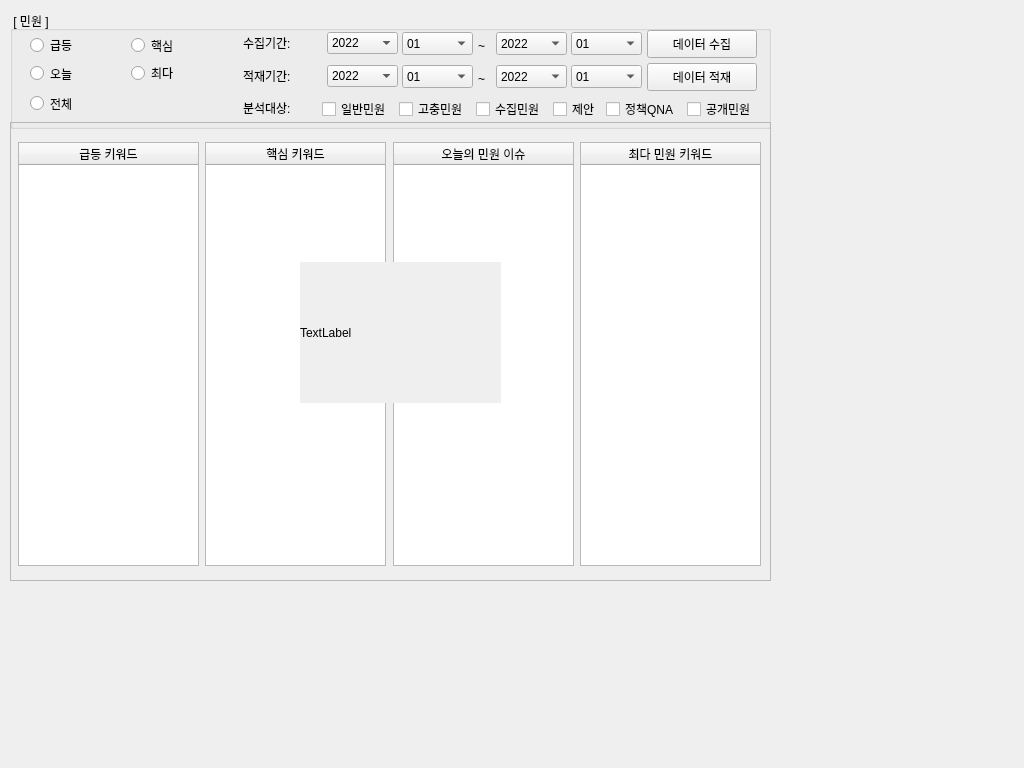
<?xml version="1.0" encoding="UTF-8"?>
<ui version="4.0">
 <class>complaint_api_win</class>
 <widget class="QMainWindow" name="complaint_api_win">
  <property name="geometry">
   <rect>
    <x>0</x>
    <y>0</y>
    <width>1024</width>
    <height>768</height>
   </rect>
  </property>
  <property name="windowTitle">
   <string>MainWindow</string>
  </property>
  <widget class="QWidget" name="centralwidget">
   <widget class="QGroupBox" name="groupBox">
    <property name="geometry">
     <rect>
      <x>10</x>
      <y>11</y>
      <width>761</width>
      <height>118</height>
     </rect>
    </property>
    <property name="title">
     <string> [ 민원 ] </string>
    </property>
    <widget class="QRadioButton" name="rad_type_rising">
     <property name="geometry">
      <rect>
       <x>20</x>
       <y>24</y>
       <width>86</width>
       <height>20</height>
      </rect>
     </property>
     <property name="text">
      <string>급등</string>
     </property>
    </widget>
    <widget class="QRadioButton" name="rad_type_top">
     <property name="geometry">
      <rect>
       <x>121</x>
       <y>24</y>
       <width>86</width>
       <height>21</height>
      </rect>
     </property>
     <property name="text">
      <string>핵심</string>
     </property>
    </widget>
    <widget class="QRadioButton" name="rad_type_today">
     <property name="geometry">
      <rect>
       <x>20</x>
       <y>52</y>
       <width>86</width>
       <height>21</height>
      </rect>
     </property>
     <property name="text">
      <string>오늘</string>
     </property>
    </widget>
    <widget class="QRadioButton" name="rad_type_dftop">
     <property name="geometry">
      <rect>
       <x>121</x>
       <y>52</y>
       <width>81</width>
       <height>20</height>
      </rect>
     </property>
     <property name="text">
      <string>최다</string>
     </property>
    </widget>
    <widget class="QLabel" name="label_5">
     <property name="geometry">
      <rect>
       <x>468</x>
       <y>26</y>
       <width>20</width>
       <height>17</height>
      </rect>
     </property>
     <property name="text">
      <string>~</string>
     </property>
    </widget>
    <widget class="QLabel" name="label_seldate">
     <property name="geometry">
      <rect>
       <x>233</x>
       <y>24</y>
       <width>78</width>
       <height>16</height>
      </rect>
     </property>
     <property name="text">
      <string>수집기간: </string>
     </property>
    </widget>
    <widget class="QComboBox" name="mart_mm_end_2">
     <property name="geometry">
      <rect>
       <x>561</x>
       <y>54</y>
       <width>71</width>
       <height>23</height>
      </rect>
     </property>
     <item>
      <property name="text">
       <string>01</string>
      </property>
     </item>
     <item>
      <property name="text">
       <string>02</string>
      </property>
     </item>
     <item>
      <property name="text">
       <string>03</string>
      </property>
     </item>
     <item>
      <property name="text">
       <string>04</string>
      </property>
     </item>
     <item>
      <property name="text">
       <string>05</string>
      </property>
     </item>
     <item>
      <property name="text">
       <string>06</string>
      </property>
     </item>
     <item>
      <property name="text">
       <string>07</string>
      </property>
     </item>
     <item>
      <property name="text">
       <string>08</string>
      </property>
     </item>
     <item>
      <property name="text">
       <string>09</string>
      </property>
     </item>
     <item>
      <property name="text">
       <string>10</string>
      </property>
     </item>
     <item>
      <property name="text">
       <string>11</string>
      </property>
     </item>
     <item>
      <property name="text">
       <string>12</string>
      </property>
     </item>
    </widget>
    <widget class="QComboBox" name="sel_yy_end_2">
     <property name="geometry">
      <rect>
       <x>486</x>
       <y>21</y>
       <width>71</width>
       <height>23</height>
      </rect>
     </property>
     <item>
      <property name="text">
       <string>2022</string>
      </property>
     </item>
     <item>
      <property name="text">
       <string>2021</string>
      </property>
     </item>
     <item>
      <property name="text">
       <string>2020</string>
      </property>
     </item>
     <item>
      <property name="text">
       <string>2019</string>
      </property>
     </item>
     <item>
      <property name="text">
       <string>2018</string>
      </property>
     </item>
     <item>
      <property name="text">
       <string>2017</string>
      </property>
     </item>
    </widget>
    <widget class="QComboBox" name="mart_yy_start_2">
     <property name="geometry">
      <rect>
       <x>317</x>
       <y>54</y>
       <width>71</width>
       <height>22</height>
      </rect>
     </property>
     <item>
      <property name="text">
       <string>2022</string>
      </property>
     </item>
     <item>
      <property name="text">
       <string>2021</string>
      </property>
     </item>
     <item>
      <property name="text">
       <string>2020</string>
      </property>
     </item>
     <item>
      <property name="text">
       <string>2019</string>
      </property>
     </item>
     <item>
      <property name="text">
       <string>2018</string>
      </property>
     </item>
     <item>
      <property name="text">
       <string>2017</string>
      </property>
     </item>
    </widget>
    <widget class="QComboBox" name="mart_mm_start_2">
     <property name="geometry">
      <rect>
       <x>392</x>
       <y>54</y>
       <width>71</width>
       <height>23</height>
      </rect>
     </property>
     <item>
      <property name="text">
       <string>01</string>
      </property>
     </item>
     <item>
      <property name="text">
       <string>02</string>
      </property>
     </item>
     <item>
      <property name="text">
       <string>03</string>
      </property>
     </item>
     <item>
      <property name="text">
       <string>04</string>
      </property>
     </item>
     <item>
      <property name="text">
       <string>05</string>
      </property>
     </item>
     <item>
      <property name="text">
       <string>06</string>
      </property>
     </item>
     <item>
      <property name="text">
       <string>07</string>
      </property>
     </item>
     <item>
      <property name="text">
       <string>08</string>
      </property>
     </item>
     <item>
      <property name="text">
       <string>09</string>
      </property>
     </item>
     <item>
      <property name="text">
       <string>10</string>
      </property>
     </item>
     <item>
      <property name="text">
       <string>11</string>
      </property>
     </item>
     <item>
      <property name="text">
       <string>12</string>
      </property>
     </item>
    </widget>
    <widget class="QComboBox" name="sel_mm_start_2">
     <property name="geometry">
      <rect>
       <x>392</x>
       <y>21</y>
       <width>71</width>
       <height>23</height>
      </rect>
     </property>
     <item>
      <property name="text">
       <string>01</string>
      </property>
     </item>
     <item>
      <property name="text">
       <string>02</string>
      </property>
     </item>
     <item>
      <property name="text">
       <string>03</string>
      </property>
     </item>
     <item>
      <property name="text">
       <string>04</string>
      </property>
     </item>
     <item>
      <property name="text">
       <string>05</string>
      </property>
     </item>
     <item>
      <property name="text">
       <string>06</string>
      </property>
     </item>
     <item>
      <property name="text">
       <string>07</string>
      </property>
     </item>
     <item>
      <property name="text">
       <string>08</string>
      </property>
     </item>
     <item>
      <property name="text">
       <string>09</string>
      </property>
     </item>
     <item>
      <property name="text">
       <string>10</string>
      </property>
     </item>
     <item>
      <property name="text">
       <string>11</string>
      </property>
     </item>
     <item>
      <property name="text">
       <string>12</string>
      </property>
     </item>
    </widget>
    <widget class="QComboBox" name="mart_yy_end_2">
     <property name="geometry">
      <rect>
       <x>486</x>
       <y>54</y>
       <width>71</width>
       <height>23</height>
      </rect>
     </property>
     <item>
      <property name="text">
       <string>2022</string>
      </property>
     </item>
     <item>
      <property name="text">
       <string>2021</string>
      </property>
     </item>
     <item>
      <property name="text">
       <string>2020</string>
      </property>
     </item>
     <item>
      <property name="text">
       <string>2019</string>
      </property>
     </item>
     <item>
      <property name="text">
       <string>2018</string>
      </property>
     </item>
     <item>
      <property name="text">
       <string>2017</string>
      </property>
     </item>
    </widget>
    <widget class="QPushButton" name="btn_sel_2">
     <property name="geometry">
      <rect>
       <x>637</x>
       <y>19</y>
       <width>110</width>
       <height>28</height>
      </rect>
     </property>
     <property name="text">
      <string>데이터 수집</string>
     </property>
    </widget>
    <widget class="QPushButton" name="btn_mart_2">
     <property name="geometry">
      <rect>
       <x>637</x>
       <y>52</y>
       <width>110</width>
       <height>28</height>
      </rect>
     </property>
     <property name="text">
      <string>데이터 적재</string>
     </property>
    </widget>
    <widget class="QComboBox" name="sel_yy_start_2">
     <property name="geometry">
      <rect>
       <x>317</x>
       <y>21</y>
       <width>71</width>
       <height>22</height>
      </rect>
     </property>
     <item>
      <property name="text">
       <string>2022</string>
      </property>
     </item>
     <item>
      <property name="text">
       <string>2021</string>
      </property>
     </item>
     <item>
      <property name="text">
       <string>2020</string>
      </property>
     </item>
     <item>
      <property name="text">
       <string>2019</string>
      </property>
     </item>
     <item>
      <property name="text">
       <string>2018</string>
      </property>
     </item>
     <item>
      <property name="text">
       <string>2017</string>
      </property>
     </item>
    </widget>
    <widget class="QLabel" name="label_martdate">
     <property name="geometry">
      <rect>
       <x>233</x>
       <y>57</y>
       <width>78</width>
       <height>16</height>
      </rect>
     </property>
     <property name="text">
      <string>적재기간: </string>
     </property>
    </widget>
    <widget class="QLabel" name="label_8">
     <property name="geometry">
      <rect>
       <x>468</x>
       <y>59</y>
       <width>20</width>
       <height>17</height>
      </rect>
     </property>
     <property name="text">
      <string>~</string>
     </property>
    </widget>
    <widget class="QComboBox" name="sel_mm_end_2">
     <property name="geometry">
      <rect>
       <x>561</x>
       <y>21</y>
       <width>71</width>
       <height>23</height>
      </rect>
     </property>
     <item>
      <property name="text">
       <string>01</string>
      </property>
     </item>
     <item>
      <property name="text">
       <string>02</string>
      </property>
     </item>
     <item>
      <property name="text">
       <string>03</string>
      </property>
     </item>
     <item>
      <property name="text">
       <string>04</string>
      </property>
     </item>
     <item>
      <property name="text">
       <string>05</string>
      </property>
     </item>
     <item>
      <property name="text">
       <string>06</string>
      </property>
     </item>
     <item>
      <property name="text">
       <string>07</string>
      </property>
     </item>
     <item>
      <property name="text">
       <string>08</string>
      </property>
     </item>
     <item>
      <property name="text">
       <string>09</string>
      </property>
     </item>
     <item>
      <property name="text">
       <string>10</string>
      </property>
     </item>
     <item>
      <property name="text">
       <string>11</string>
      </property>
     </item>
     <item>
      <property name="text">
       <string>12</string>
      </property>
     </item>
    </widget>
    <widget class="QRadioButton" name="rad_type_all">
     <property name="geometry">
      <rect>
       <x>20</x>
       <y>82</y>
       <width>86</width>
       <height>21</height>
      </rect>
     </property>
     <property name="text">
      <string>전체</string>
     </property>
    </widget>
    <widget class="QCheckBox" name="chkbox_saeol">
     <property name="geometry">
      <rect>
       <x>466</x>
       <y>88</y>
       <width>81</width>
       <height>20</height>
      </rect>
     </property>
     <property name="text">
      <string>수집민원</string>
     </property>
    </widget>
    <widget class="QCheckBox" name="chkbox_qna">
     <property name="geometry">
      <rect>
       <x>596</x>
       <y>88</y>
       <width>85</width>
       <height>20</height>
      </rect>
     </property>
     <property name="text">
      <string>정책QNA</string>
     </property>
    </widget>
    <widget class="QCheckBox" name="chkbox_dfpt">
     <property name="geometry">
      <rect>
       <x>389</x>
       <y>88</y>
       <width>81</width>
       <height>20</height>
      </rect>
     </property>
     <property name="text">
      <string>고충민원</string>
     </property>
    </widget>
    <widget class="QCheckBox" name="chkbox_qnao">
     <property name="geometry">
      <rect>
       <x>677</x>
       <y>88</y>
       <width>81</width>
       <height>20</height>
      </rect>
     </property>
     <property name="text">
      <string>공개민원</string>
     </property>
    </widget>
    <widget class="QLabel" name="label_target">
     <property name="geometry">
      <rect>
       <x>233</x>
       <y>89</y>
       <width>60</width>
       <height>16</height>
      </rect>
     </property>
     <property name="text">
      <string>분석대상:</string>
     </property>
    </widget>
    <widget class="QCheckBox" name="chkbox_prpl">
     <property name="geometry">
      <rect>
       <x>543</x>
       <y>88</y>
       <width>57</width>
       <height>20</height>
      </rect>
     </property>
     <property name="text">
      <string>제안</string>
     </property>
    </widget>
    <widget class="QCheckBox" name="chkbox_pttn">
     <property name="geometry">
      <rect>
       <x>312</x>
       <y>88</y>
       <width>81</width>
       <height>20</height>
      </rect>
     </property>
     <property name="text">
      <string>일반민원</string>
     </property>
    </widget>
   </widget>
   <widget class="QFrame" name="frame_2">
    <property name="geometry">
     <rect>
      <x>10</x>
      <y>122</y>
      <width>761</width>
      <height>459</height>
     </rect>
    </property>
    <property name="frameShape">
     <enum>QFrame::StyledPanel</enum>
    </property>
    <property name="frameShadow">
     <enum>QFrame::Raised</enum>
    </property>
    <widget class="QTableWidget" name="tbl_dftop">
     <property name="geometry">
      <rect>
       <x>570</x>
       <y>20</y>
       <width>181</width>
       <height>424</height>
      </rect>
     </property>
     <property name="sortingEnabled">
      <bool>true</bool>
     </property>
     <attribute name="horizontalHeaderStretchLastSection">
      <bool>true</bool>
     </attribute>
     <attribute name="verticalHeaderDefaultSectionSize">
      <number>35</number>
     </attribute>
     <column>
      <property name="text">
       <string>최다 민원 키워드</string>
      </property>
     </column>
    </widget>
    <widget class="QTableWidget" name="tbl_rising">
     <property name="geometry">
      <rect>
       <x>8</x>
       <y>20</y>
       <width>181</width>
       <height>424</height>
      </rect>
     </property>
     <property name="sortingEnabled">
      <bool>true</bool>
     </property>
     <attribute name="horizontalHeaderStretchLastSection">
      <bool>true</bool>
     </attribute>
     <attribute name="verticalHeaderDefaultSectionSize">
      <number>35</number>
     </attribute>
     <column>
      <property name="text">
       <string>급등 키워드</string>
      </property>
     </column>
    </widget>
    <widget class="QTableWidget" name="tbl_today">
     <property name="geometry">
      <rect>
       <x>383</x>
       <y>20</y>
       <width>181</width>
       <height>424</height>
      </rect>
     </property>
     <property name="sortingEnabled">
      <bool>true</bool>
     </property>
     <attribute name="horizontalHeaderStretchLastSection">
      <bool>true</bool>
     </attribute>
     <attribute name="verticalHeaderDefaultSectionSize">
      <number>35</number>
     </attribute>
     <column>
      <property name="text">
       <string>오늘의 민원 이슈</string>
      </property>
     </column>
    </widget>
    <widget class="QTableWidget" name="tbl_top">
     <property name="geometry">
      <rect>
       <x>195</x>
       <y>20</y>
       <width>181</width>
       <height>424</height>
      </rect>
     </property>
     <property name="sortingEnabled">
      <bool>true</bool>
     </property>
     <attribute name="horizontalHeaderStretchLastSection">
      <bool>true</bool>
     </attribute>
     <attribute name="verticalHeaderDefaultSectionSize">
      <number>35</number>
     </attribute>
     <column>
      <property name="text">
       <string>핵심 키워드</string>
      </property>
     </column>
    </widget>
    <widget class="QLabel" name="label">
     <property name="geometry">
      <rect>
       <x>290</x>
       <y>140</y>
       <width>201</width>
       <height>141</height>
      </rect>
     </property>
     <property name="autoFillBackground">
      <bool>true</bool>
     </property>
     <property name="text">
      <string>TextLabel</string>
     </property>
    </widget>
   </widget>
  </widget>
 </widget>
 <resources/>
 <connections/>
</ui>
